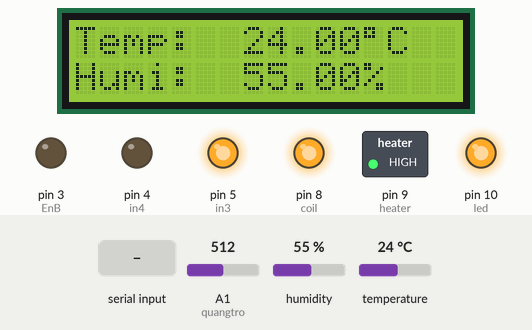
This sketch was run on a simulated Arduino Uno, built with avr-gcc and run on an emulated ATmega328P. On the bench: 16×2 character LCD, switched loads named in the sketch (green lamp = pin HIGH), output pins drawn as LEDs (lit = HIGH). The inputs (shaded band) are chosen by the test bench; at power-on: humidity 55 %, A1 (quangtro) = 512, temperature 24 °C. What the sketch prints to the serial monitor is not drawn.

Above: at 1.2 s.
1.3 s: "1" received over Serial
At 2.5 s:
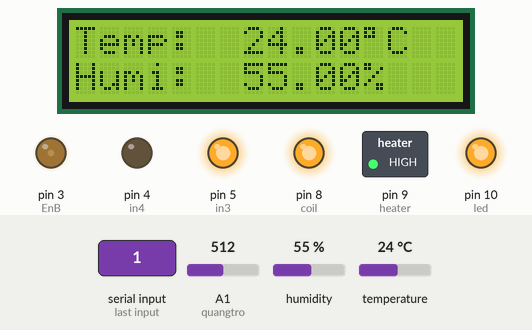
2.8 s: "2" received over Serial
At 4.3 s:
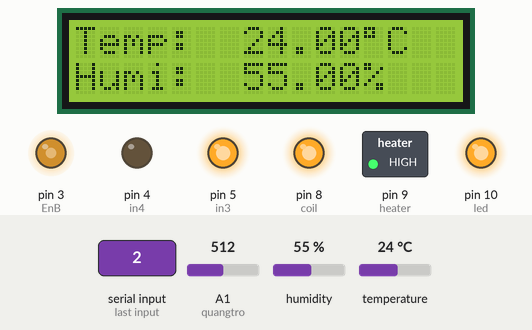
4.6 s: "3" received over Serial
At 6.0 s:
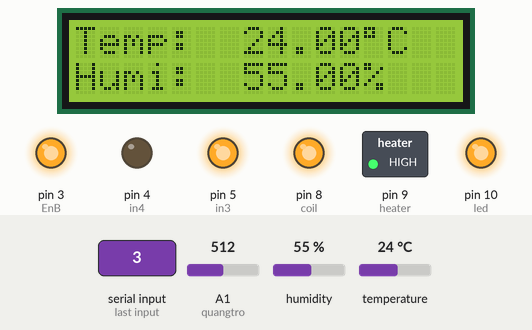
6.3 s: humidity set to 22 %
At 7.6 s:
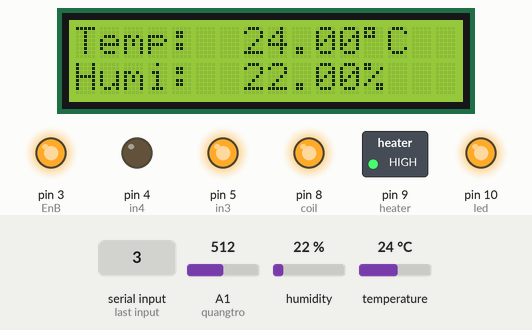
8.1 s: "C" received over Serial
At 9.5 s:
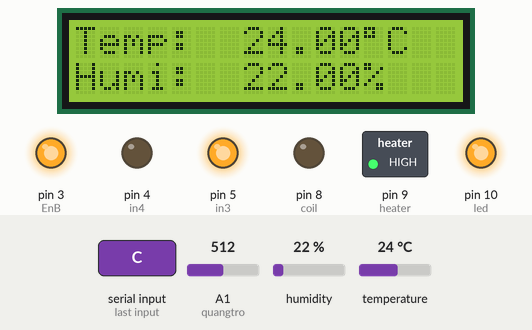
9.8 s: "0" received over Serial
At 11.4 s:
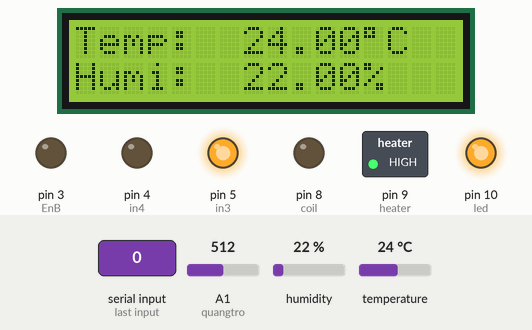
Timing chart, 0 to 12.5 s (numbered marks = the images above; inputs shaded):
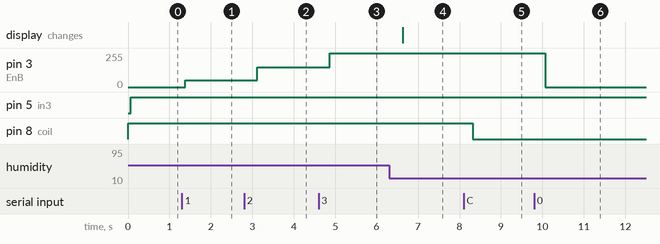

Measured:
- after the input at 1.3 s, pin 3 (EnB): 0/255 → 50/255 after 0.08 s
- after the input at 2.8 s, pin 3 (EnB): 50/255 → 150/255 after 0.32 s
- after the input at 4.6 s, pin 3 (EnB): 150/255 → 255/255 after 0.26 s
- after the input at 6.3 s, the display: changes after 0.33 s (image 4)
- after the input at 8.1 s, pin 8 (coil): HIGH → LOW after 0.22 s
- after the input at 9.8 s, pin 3 (EnB): 255/255 → 0/255 after 0.27 s

The sketch:

BTL1.ino
```cpp
#include <Wire.h>
#include <DHT.h>
#include <LiquidCrystal_I2C.h>

LiquidCrystal_I2C lcd(0x27, 16, 2);  //Lưu ý: khai báo địa chỉ LCD tương ứng
#include "DHT.h"      //gọi thư viện DHT11
const int DHTPIN = 2;       //Đọc dữ liệu từ DHT11 ở chân 2 trên mạch Arduino
const int DHTTYPE = DHT11;  //Khai báo loại cảm biến, có 2 loại là DHT11 và DHT22
DHT dht(DHTPIN, DHTTYPE);

int quangtro = A1;
int coil = 8;
int heater = 9;
int led = 10;

int in3 = 5;
int in4 = 4;
int EnB = 3;


int sp1 = 50;
int sp2 = 150;
int sp3 = 255;

///////////////////////////////////////
void setup() {
   pinMode(EnB,OUTPUT);
   pinMode(in3, OUTPUT);
   pinMode(in4, OUTPUT);
   pinMode(coil, OUTPUT);
   pinMode(heater, OUTPUT);
   pinMode(led, OUTPUT);
   digitalWrite(coil, HIGH);
   digitalWrite(heater, HIGH);
   digitalWrite(led, HIGH);


  Serial.begin(9600);
  dht.begin();         // Khởi động cảm biến
  lcd.init();
  lcd.backlight();

}
////////////////////////////////////////
void loop() {
  digitalWrite(in4, LOW);
  digitalWrite(in3, HIGH);
  float humidity = dht.readHumidity();
  float temperature = dht.readTemperature();
  int ldr = analogRead(quangtro);// đọc giá trị quang trở

  if (isnan(humidity) || isnan(temperature)) { // Kiểm tra xem thử việc đọc giá trị có bị thất bại hay không.
  }
  else {
  Serial.print(temperature, 1);
  Serial.print(",");
  Serial.print(humidity, 1);
  Serial.print(",");
  Serial.print(ldr, 1);
  Serial.println();
  lcd.setCursor(0, 0);
  lcd.print("Temp:");
  lcd.setCursor(7, 0);
  lcd.print(temperature);
  lcd.setCursor(12, 0);
  lcd.write(0xDF);
  lcd.setCursor(13, 0);
  lcd.print("C");
  lcd.setCursor(0, 1);
  lcd.print("Humi:");
  lcd.setCursor(7, 1);
  lcd.print(humidity);
  lcd.setCursor(12, 1);
  lcd.print("%");
  delay(200);
  }
  lcd.setCursor(5, 0);
    delay(200);
    ////////////////////////////
    if (Serial.available() > 0){
    int value = Serial.read();

    switch (value){
      case '0':
          analogWrite(EnB, 0);
          break;
      case '1':
          analogWrite(EnB, sp1);
          break;
      case '2':
          analogWrite(EnB, sp2);
          break;
      case '3':
          analogWrite(EnB, sp3);
          break;
      case 'C':
          digitalWrite(coil, LOW); //bật valve
          break;
      case 'D':
          digitalWrite(coil, HIGH);
          break;
      case 'H':
          digitalWrite(heater, LOW); //bật heater
          break;
      case 'I':
          digitalWrite(heater, HIGH);
          break;
      case 'L':
          digitalWrite(led, LOW);  //bật led
          break;
      case 'M':
          digitalWrite(led, HIGH);
          break;
    }
  }
}
```
